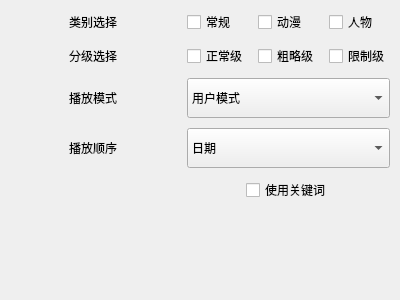
<?xml version="1.0" encoding="UTF-8"?>
<ui version="4.0">
 <class>Sets</class>
 <widget class="QWidget" name="Sets">
  <property name="geometry">
   <rect>
    <x>0</x>
    <y>0</y>
    <width>400</width>
    <height>300</height>
   </rect>
  </property>
  <property name="windowTitle">
   <string>Form</string>
  </property>
  <layout class="QVBoxLayout" name="verticalLayout">
   <property name="spacing">
    <number>0</number>
   </property>
   <property name="leftMargin">
    <number>0</number>
   </property>
   <property name="topMargin">
    <number>0</number>
   </property>
   <property name="rightMargin">
    <number>0</number>
   </property>
   <property name="bottomMargin">
    <number>0</number>
   </property>
   <item>
    <layout class="QGridLayout" name="gridLayout">
     <property name="leftMargin">
      <number>10</number>
     </property>
     <property name="topMargin">
      <number>10</number>
     </property>
     <property name="rightMargin">
      <number>10</number>
     </property>
     <property name="bottomMargin">
      <number>10</number>
     </property>
     <property name="spacing">
      <number>10</number>
     </property>
     <item row="0" column="1">
      <layout class="QHBoxLayout" name="horizontalLayout">
       <item>
        <widget class="CheckBox" name="checkBox_general">
         <property name="text">
          <string>常规</string>
         </property>
        </widget>
       </item>
       <item>
        <widget class="CheckBox" name="checkBox_anime">
         <property name="text">
          <string>动漫</string>
         </property>
        </widget>
       </item>
       <item>
        <widget class="CheckBox" name="checkBox_people">
         <property name="text">
          <string>人物</string>
         </property>
        </widget>
       </item>
      </layout>
     </item>
     <item row="0" column="0" alignment="Qt::AlignmentFlag::AlignHCenter">
      <widget class="SubtitleLabel" name="label">
       <property name="styleSheet">
        <string notr="true">font: 14pt &quot;Microsoft YaHei UI&quot;;</string>
       </property>
       <property name="text">
        <string>类别选择</string>
       </property>
      </widget>
     </item>
     <item row="3" column="1">
      <widget class="ComboBox" name="comboBox">
       <property name="minimumSize">
        <size>
         <width>0</width>
         <height>40</height>
        </size>
       </property>
       <item>
        <property name="text">
         <string>日期</string>
        </property>
       </item>
       <item>
        <property name="text">
         <string>随机</string>
        </property>
       </item>
      </widget>
     </item>
     <item row="1" column="0" alignment="Qt::AlignmentFlag::AlignHCenter">
      <widget class="SubtitleLabel" name="label_2">
       <property name="styleSheet">
        <string notr="true">font: 14pt &quot;Microsoft YaHei UI&quot;;</string>
       </property>
       <property name="text">
        <string>分级选择</string>
       </property>
      </widget>
     </item>
     <item row="3" column="0" alignment="Qt::AlignmentFlag::AlignHCenter">
      <widget class="SubtitleLabel" name="label_order">
       <property name="styleSheet">
        <string notr="true">font: 14pt &quot;Microsoft YaHei UI&quot;;</string>
       </property>
       <property name="text">
        <string>播放顺序</string>
       </property>
      </widget>
     </item>
     <item row="2" column="1">
      <widget class="ComboBox" name="comboBox_mode">
       <property name="minimumSize">
        <size>
         <width>0</width>
         <height>40</height>
        </size>
       </property>
       <item>
        <property name="text">
         <string>用户模式</string>
        </property>
       </item>
       <item>
        <property name="text">
         <string>收藏夹模式</string>
        </property>
       </item>
       <item>
        <property name="text">
         <string>视频模式</string>
        </property>
       </item>
      </widget>
     </item>
     <item row="1" column="1">
      <layout class="QHBoxLayout" name="horizontalLayout_2">
       <item>
        <widget class="CheckBox" name="checkBox_sfw">
         <property name="text">
          <string>正常级</string>
         </property>
        </widget>
       </item>
       <item>
        <widget class="CheckBox" name="checkBox_sketchy">
         <property name="text">
          <string>粗略级</string>
         </property>
        </widget>
       </item>
       <item>
        <widget class="CheckBox" name="checkBox_nsfw">
         <property name="text">
          <string>限制级</string>
         </property>
        </widget>
       </item>
      </layout>
     </item>
     <item row="2" column="0" alignment="Qt::AlignmentFlag::AlignHCenter">
      <widget class="SubtitleLabel" name="label_mode">
       <property name="styleSheet">
        <string notr="true">font: 14pt &quot;Microsoft YaHei UI&quot;;</string>
       </property>
       <property name="text">
        <string>播放模式</string>
       </property>
      </widget>
     </item>
     <item row="5" column="0">
      <spacer name="verticalSpacer">
       <property name="orientation">
        <enum>Qt::Orientation::Vertical</enum>
       </property>
       <property name="sizeHint" stdset="0">
        <size>
         <width>20</width>
         <height>40</height>
        </size>
       </property>
      </spacer>
     </item>
     <item row="4" column="1" alignment="Qt::AlignmentFlag::AlignHCenter">
      <widget class="SwitchButton" name="checkBox_use_tag">
       <property name="text">
        <string>使用关键词</string>
       </property>
      </widget>
     </item>
    </layout>
   </item>
  </layout>
 </widget>
 <customwidgets>
  <customwidget>
   <class>SubtitleLabel</class>
   <extends>QLabel</extends>
   <header>qfluentwidgets.components.widgets</header>
  </customwidget>
  <customwidget>
   <class>SwitchButton</class>
   <extends>QCheckBox</extends>
   <header>qfluentwidgets.components.widgets</header>
  </customwidget>
  <customwidget>
   <class>CheckBox</class>
   <extends>QCheckBox</extends>
   <header>qfluentwidgets.components.widgets</header>
  </customwidget>
  <customwidget>
   <class>ComboBox</class>
   <extends>QComboBox</extends>
   <header>qfluentwidgets.components.widgets</header>
  </customwidget>
 </customwidgets>
 <resources/>
 <connections/>
</ui>
